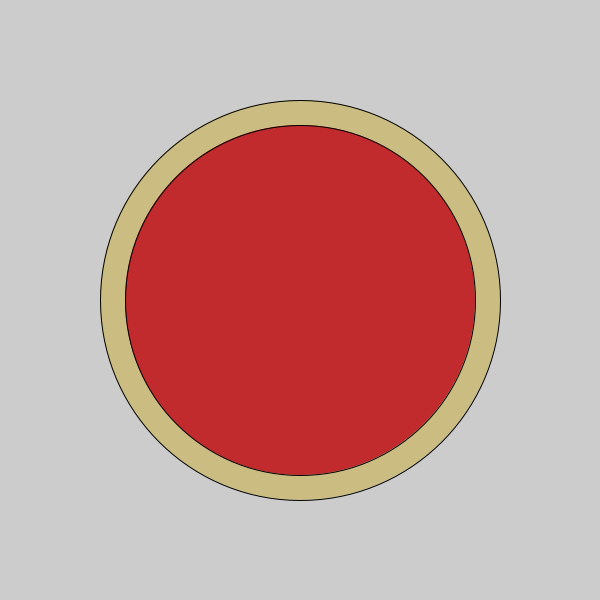
Frame 1 (no input)
Frame 60 (the mouse pressed at the canvas centre just before this capture): identical to frame 1, image omitted
Frame 120 (the mouse held since frame 60 and released just before this capture): identical to frame 1, image omitted

The Processing sketch that drew this single still picture (run headless with seeded random() and noise(); from frame 60 on, the mouse is pressed at the canvas centre):

// Processing sketch: pizza
// ── pizza.pde

void setup() {
    size(600,600);
    fill(203,188,129);
    ellipse(300,300,400,400);
    fill(193,43,45);
    ellipse(300,300,350,350);
}
void draw() {
    
}
